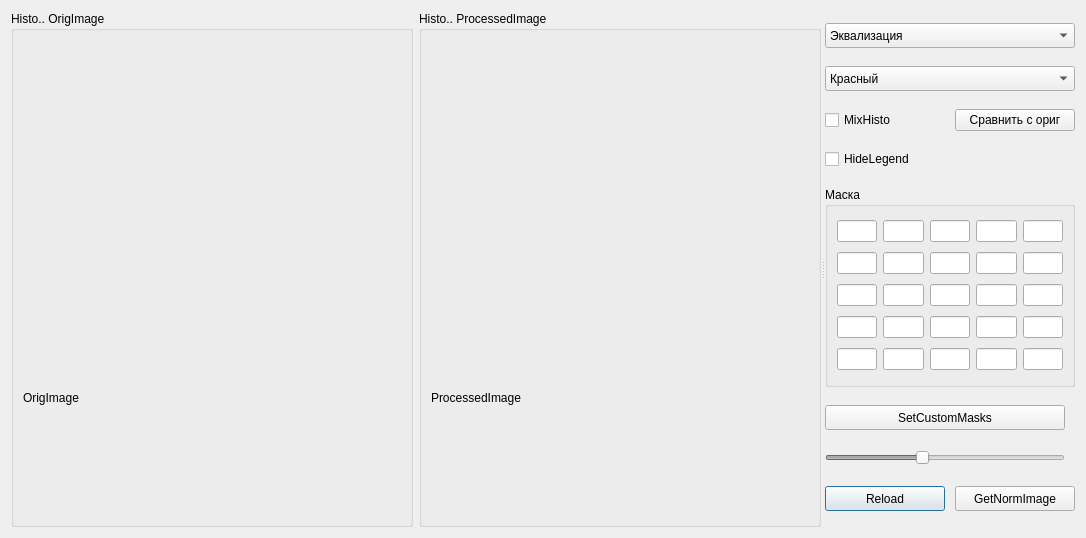
<?xml version="1.0" encoding="UTF-8"?>
<ui version="4.0">
 <class>HistogramEqualization</class>
 <widget class="QDialog" name="HistogramEqualization">
  <property name="geometry">
   <rect>
    <x>0</x>
    <y>0</y>
    <width>1086</width>
    <height>538</height>
   </rect>
  </property>
  <property name="windowTitle">
   <string>Dialog</string>
  </property>
  <layout class="QGridLayout" name="gridLayout_5">
   <item row="0" column="0">
    <widget class="QSplitter" name="splitter">
     <property name="frameShape">
      <enum>QFrame::NoFrame</enum>
     </property>
     <property name="frameShadow">
      <enum>QFrame::Plain</enum>
     </property>
     <property name="orientation">
      <enum>Qt::Horizontal</enum>
     </property>
     <property name="opaqueResize">
      <bool>true</bool>
     </property>
     <property name="childrenCollapsible">
      <bool>true</bool>
     </property>
     <widget class="QWidget" name="layoutWidget">
      <layout class="QHBoxLayout" name="horizontalLayout">
       <item>
        <widget class="QGroupBox" name="groupBox">
         <property name="title">
          <string>Histo.. OrigImage</string>
         </property>
         <layout class="QGridLayout" name="gridLayout">
          <item row="0" column="0">
           <widget class="QCustomPlot" name="ImageGistogram" native="true"/>
          </item>
          <item row="1" column="0">
           <widget class="QLabel" name="WorkImage">
            <property name="text">
             <string>OrigImage</string>
            </property>
           </widget>
          </item>
         </layout>
        </widget>
       </item>
       <item>
        <widget class="QGroupBox" name="groupBox_2">
         <property name="title">
          <string>Histo.. ProcessedImage</string>
         </property>
         <layout class="QGridLayout" name="gridLayout_2">
          <item row="0" column="0">
           <widget class="QCustomPlot" name="ProcessedImageGistogram" native="true"/>
          </item>
          <item row="1" column="0">
           <widget class="QLabel" name="ProcessedImage">
            <property name="text">
             <string>ProcessedImage</string>
            </property>
           </widget>
          </item>
         </layout>
        </widget>
       </item>
      </layout>
     </widget>
     <widget class="QWidget" name="widget" native="true">
      <property name="minimumSize">
       <size>
        <width>250</width>
        <height>0</height>
       </size>
      </property>
      <property name="maximumSize">
       <size>
        <width>250</width>
        <height>1000000</height>
       </size>
      </property>
      <layout class="QGridLayout" name="gridLayout_4">
       <item row="4" column="0" colspan="2">
        <widget class="QGroupBox" name="groupBox_3">
         <property name="minimumSize">
          <size>
           <width>200</width>
           <height>0</height>
          </size>
         </property>
         <property name="maximumSize">
          <size>
           <width>250</width>
           <height>200</height>
          </size>
         </property>
         <property name="title">
          <string>Маска</string>
         </property>
         <layout class="QGridLayout" name="gridLayout_3">
          <item row="0" column="0">
           <widget class="QLineEdit" name="Mask00"/>
          </item>
          <item row="0" column="1">
           <widget class="QLineEdit" name="Mask01"/>
          </item>
          <item row="0" column="2">
           <widget class="QLineEdit" name="Mask02"/>
          </item>
          <item row="0" column="3">
           <widget class="QLineEdit" name="Mask03"/>
          </item>
          <item row="0" column="4">
           <widget class="QLineEdit" name="Mask04"/>
          </item>
          <item row="1" column="0">
           <widget class="QLineEdit" name="Mask10"/>
          </item>
          <item row="1" column="1">
           <widget class="QLineEdit" name="Mask11"/>
          </item>
          <item row="1" column="2">
           <widget class="QLineEdit" name="Mask12"/>
          </item>
          <item row="1" column="3">
           <widget class="QLineEdit" name="Mask13"/>
          </item>
          <item row="1" column="4">
           <widget class="QLineEdit" name="Mask14"/>
          </item>
          <item row="2" column="0">
           <widget class="QLineEdit" name="Mask20"/>
          </item>
          <item row="2" column="1">
           <widget class="QLineEdit" name="Mask21"/>
          </item>
          <item row="2" column="2">
           <widget class="QLineEdit" name="Mask22"/>
          </item>
          <item row="2" column="3">
           <widget class="QLineEdit" name="Mask23"/>
          </item>
          <item row="2" column="4">
           <widget class="QLineEdit" name="Mask24"/>
          </item>
          <item row="3" column="0">
           <widget class="QLineEdit" name="Mask30"/>
          </item>
          <item row="3" column="1">
           <widget class="QLineEdit" name="Mask31"/>
          </item>
          <item row="3" column="2">
           <widget class="QLineEdit" name="Mask32"/>
          </item>
          <item row="3" column="3">
           <widget class="QLineEdit" name="Mask33"/>
          </item>
          <item row="3" column="4">
           <widget class="QLineEdit" name="Mask34"/>
          </item>
          <item row="4" column="0">
           <widget class="QLineEdit" name="Mask40"/>
          </item>
          <item row="4" column="1">
           <widget class="QLineEdit" name="Mask41"/>
          </item>
          <item row="4" column="2">
           <widget class="QLineEdit" name="Mask42"/>
          </item>
          <item row="4" column="3">
           <widget class="QLineEdit" name="Mask43"/>
          </item>
          <item row="4" column="4">
           <widget class="QLineEdit" name="Mask44"/>
          </item>
         </layout>
        </widget>
       </item>
       <item row="3" column="0">
        <widget class="QCheckBox" name="LegendHide">
         <property name="text">
          <string>HideLegend</string>
         </property>
        </widget>
       </item>
       <item row="1" column="0" colspan="2">
        <widget class="QComboBox" name="ColorComponent">
         <property name="enabled">
          <bool>true</bool>
         </property>
         <property name="maximumSize">
          <size>
           <width>250</width>
           <height>25</height>
          </size>
         </property>
         <property name="editable">
          <bool>false</bool>
         </property>
         <item>
          <property name="text">
           <string>Красный</string>
          </property>
         </item>
         <item>
          <property name="text">
           <string>Зеленый</string>
          </property>
         </item>
         <item>
          <property name="text">
           <string>Синий</string>
          </property>
         </item>
        </widget>
       </item>
       <item row="6" column="0">
        <widget class="QSlider" name="ParamSlider">
         <property name="enabled">
          <bool>false</bool>
         </property>
         <property name="minimumSize">
          <size>
           <width>240</width>
           <height>0</height>
          </size>
         </property>
         <property name="maximumSize">
          <size>
           <width>240</width>
           <height>20</height>
          </size>
         </property>
         <property name="maximum">
          <number>50</number>
         </property>
         <property name="value">
          <number>20</number>
         </property>
         <property name="orientation">
          <enum>Qt::Horizontal</enum>
         </property>
        </widget>
       </item>
       <item row="9" column="0">
        <widget class="QPushButton" name="Reload">
         <property name="enabled">
          <bool>true</bool>
         </property>
         <property name="minimumSize">
          <size>
           <width>120</width>
           <height>0</height>
          </size>
         </property>
         <property name="maximumSize">
          <size>
           <width>120</width>
           <height>25</height>
          </size>
         </property>
         <property name="text">
          <string>Reload</string>
         </property>
        </widget>
       </item>
       <item row="5" column="0">
        <widget class="QPushButton" name="SetCustomMasks">
         <property name="minimumSize">
          <size>
           <width>240</width>
           <height>0</height>
          </size>
         </property>
         <property name="maximumSize">
          <size>
           <width>240</width>
           <height>25</height>
          </size>
         </property>
         <property name="text">
          <string>SetCustomMasks</string>
         </property>
        </widget>
       </item>
       <item row="2" column="1">
        <widget class="QPushButton" name="CompareProcAndOrig">
         <property name="maximumSize">
          <size>
           <width>16777215</width>
           <height>25</height>
          </size>
         </property>
         <property name="text">
          <string>Сравнить с ориг</string>
         </property>
        </widget>
       </item>
       <item row="2" column="0">
        <widget class="QCheckBox" name="MixHisto">
         <property name="text">
          <string>MixHisto</string>
         </property>
        </widget>
       </item>
       <item row="0" column="0" colspan="2">
        <widget class="QComboBox" name="EffectBox">
         <property name="enabled">
          <bool>true</bool>
         </property>
         <property name="maximumSize">
          <size>
           <width>250</width>
           <height>25</height>
          </size>
         </property>
         <item>
          <property name="text">
           <string>Эквализация</string>
          </property>
         </item>
         <item>
          <property name="text">
           <string>Усредняющий фильтр</string>
          </property>
         </item>
         <item>
          <property name="text">
           <string>Фильтр Гаусса</string>
          </property>
         </item>
         <item>
          <property name="text">
           <string>Фильтр Лапласа</string>
          </property>
         </item>
         <item>
          <property name="text">
           <string>Градиентный фильтр</string>
          </property>
         </item>
         <item>
          <property name="text">
           <string>Медианный фильтр (3х3)</string>
          </property>
         </item>
         <item>
          <property name="text">
           <string>Медианный фильтр (Крест)</string>
          </property>
         </item>
         <item>
          <property name="text">
           <string>Адаптивный Медианный фильтр (3х3)</string>
          </property>
         </item>
         <item>
          <property name="text">
           <string>Адаптивный Медианный фильтр (Крест)</string>
          </property>
         </item>
        </widget>
       </item>
       <item row="9" column="1">
        <widget class="QPushButton" name="GetNormalImage">
         <property name="minimumSize">
          <size>
           <width>120</width>
           <height>0</height>
          </size>
         </property>
         <property name="maximumSize">
          <size>
           <width>120</width>
           <height>25</height>
          </size>
         </property>
         <property name="text">
          <string>GetNormImage</string>
         </property>
        </widget>
       </item>
      </layout>
     </widget>
    </widget>
   </item>
  </layout>
 </widget>
 <customwidgets>
  <customwidget>
   <class>QCustomPlot</class>
   <extends>QWidget</extends>
   <header>qcustomplot.h</header>
   <container>1</container>
  </customwidget>
 </customwidgets>
 <resources/>
 <connections/>
</ui>
